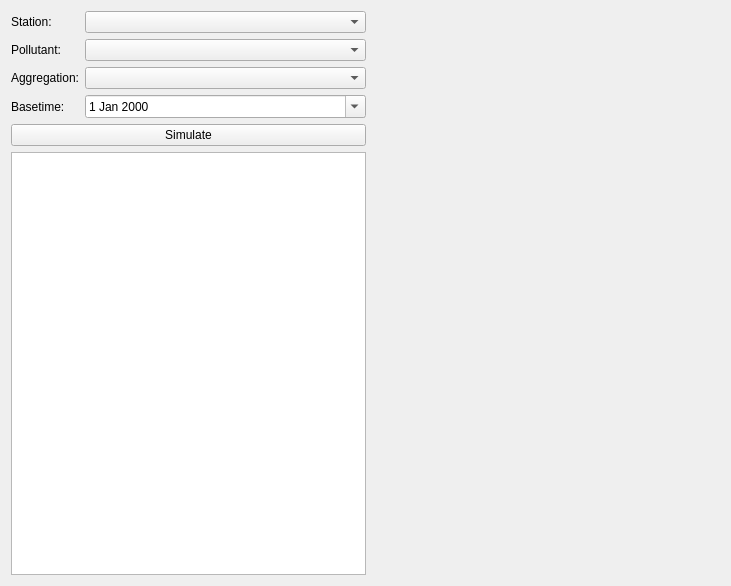
<?xml version="1.0" encoding="UTF-8"?>
<ui version="4.0">
 <class>OpaqViewer</class>
 <widget class="QWidget" name="OpaqViewer">
  <property name="geometry">
   <rect>
    <x>0</x>
    <y>0</y>
    <width>731</width>
    <height>586</height>
   </rect>
  </property>
  <property name="windowTitle">
   <string>Form</string>
  </property>
  <layout class="QHBoxLayout" name="horizontalLayout_2">
   <item>
    <layout class="QHBoxLayout" name="horizontalLayout">
     <item>
      <layout class="QVBoxLayout" name="verticalLayout">
       <item>
        <layout class="QFormLayout" name="formLayout">
         <item row="0" column="0">
          <widget class="QLabel" name="stationLabel">
           <property name="text">
            <string>Station:</string>
           </property>
          </widget>
         </item>
         <item row="0" column="1">
          <widget class="QComboBox" name="stationComboBox"/>
         </item>
         <item row="1" column="0">
          <widget class="QLabel" name="pollutantLabel">
           <property name="text">
            <string>Pollutant:</string>
           </property>
          </widget>
         </item>
         <item row="1" column="1">
          <widget class="QComboBox" name="pollutantComboBox"/>
         </item>
         <item row="2" column="0">
          <widget class="QLabel" name="aggregationLabel">
           <property name="text">
            <string>Aggregation:</string>
           </property>
          </widget>
         </item>
         <item row="2" column="1">
          <widget class="QComboBox" name="aggregationComboBox"/>
         </item>
         <item row="3" column="0">
          <widget class="QLabel" name="basetimeLabel">
           <property name="text">
            <string>Basetime:</string>
           </property>
          </widget>
         </item>
         <item row="3" column="1">
          <widget class="QDateEdit" name="basetimeDateEdit">
           <property name="showGroupSeparator" stdset="0">
            <bool>false</bool>
           </property>
           <property name="calendarPopup">
            <bool>true</bool>
           </property>
          </widget>
         </item>
        </layout>
       </item>
       <item>
        <widget class="QPushButton" name="simulateButton">
         <property name="text">
          <string>Simulate</string>
         </property>
        </widget>
       </item>
       <item>
        <widget class="QTableView" name="tableView">
         <property name="sizePolicy">
          <sizepolicy hsizetype="Preferred" vsizetype="Expanding">
           <horstretch>0</horstretch>
           <verstretch>0</verstretch>
          </sizepolicy>
         </property>
         <property name="minimumSize">
          <size>
           <width>355</width>
           <height>0</height>
          </size>
         </property>
        </widget>
       </item>
      </layout>
     </item>
     <item>
      <widget class="opaq::ResultsView" name="resultsView" native="true">
       <property name="sizePolicy">
        <sizepolicy hsizetype="Expanding" vsizetype="Expanding">
         <horstretch>0</horstretch>
         <verstretch>0</verstretch>
        </sizepolicy>
       </property>
       <property name="minimumSize">
        <size>
         <width>0</width>
         <height>0</height>
        </size>
       </property>
      </widget>
     </item>
    </layout>
   </item>
  </layout>
 </widget>
 <customwidgets>
  <customwidget>
   <class>opaq::ResultsView</class>
   <extends>QWidget</extends>
   <header>resultsview.h</header>
   <container>1</container>
  </customwidget>
 </customwidgets>
 <resources/>
 <connections/>
</ui>
